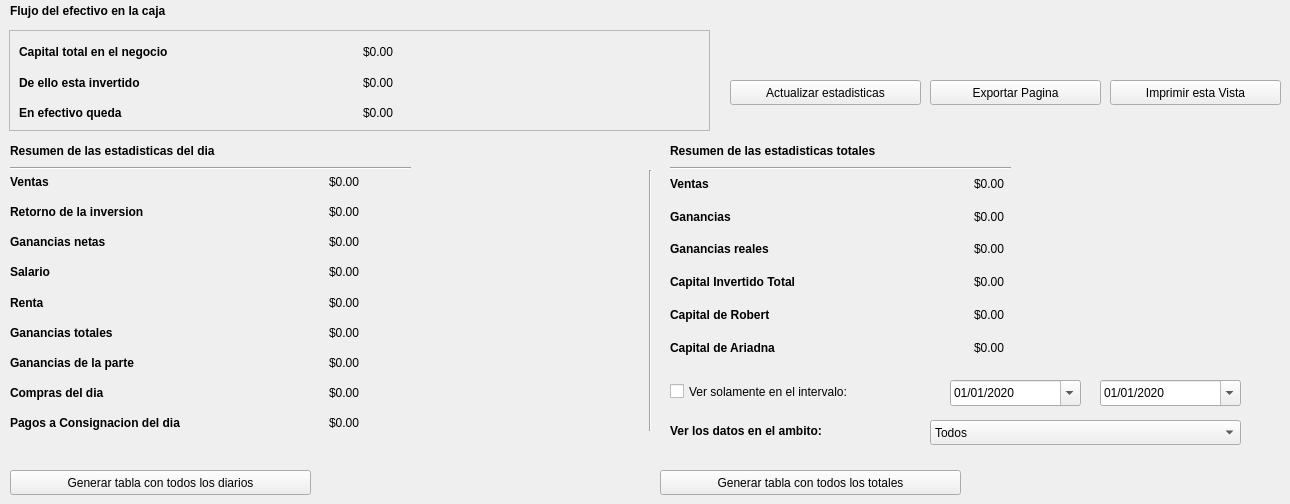
    <widget class="QWidget" name="tab_3">
     <attribute name="title">
      <string>Estadisticas</string>
     </attribute>
     <widget class="QWidget" name="verticalLayoutWidget">
      <property name="geometry">
       <rect>
        <x>670</x>
        <y>170</y>
        <width>601</width>
        <height>191</height>
       </rect>
      </property>
      <layout class="QVBoxLayout" name="verticalLayout">
       <item>
        <layout class="QHBoxLayout" name="horizontalLayout_12">
         <item>
          <widget class="QLabel" name="label_33">
           <property name="font">
            <font>
             <weight>75</weight>
             <bold>true</bold>
            </font>
           </property>
           <property name="text">
            <string>Ventas</string>
           </property>
          </widget>
         </item>
         <item>
          <widget class="QLabel" name="label_plac_total_ventas">
           <property name="text">
            <string>$0.00</string>
           </property>
          </widget>
         </item>
        </layout>
       </item>
       <item>
        <layout class="QHBoxLayout" name="horizontalLayout_14">
         <item>
          <widget class="QLabel" name="label_37">
           <property name="font">
            <font>
             <weight>75</weight>
             <bold>true</bold>
            </font>
           </property>
           <property name="text">
            <string>Ganancias</string>
           </property>
          </widget>
         </item>
         <item>
          <widget class="QLabel" name="label_plac_total_net_proffit">
           <property name="text">
            <string>$0.00</string>
           </property>
          </widget>
         </item>
        </layout>
       </item>
       <item>
        <layout class="QHBoxLayout" name="horizontalLayout_21">
         <item>
          <widget class="QLabel" name="label_41">
           <property name="font">
            <font>
             <weight>75</weight>
             <bold>true</bold>
            </font>
           </property>
           <property name="text">
            <string>Ganancias reales</string>
           </property>
          </widget>
         </item>
         <item>
          <widget class="QLabel" name="label_plac_total_real_proffit">
           <property name="text">
            <string>$0.00</string>
           </property>
          </widget>
         </item>
        </layout>
       </item>
       <item>
        <layout class="QHBoxLayout" name="horizontalLayout_16">
         <item>
          <widget class="QLabel" name="label_39">
           <property name="font">
            <font>
             <weight>75</weight>
             <bold>true</bold>
            </font>
           </property>
           <property name="text">
            <string>Capital Invertido Total</string>
           </property>
          </widget>
         </item>
         <item>
          <widget class="QLabel" name="label_plac_total_capital_low">
           <property name="text">
            <string>$0.00</string>
           </property>
          </widget>
         </item>
        </layout>
       </item>
       <item>
        <layout class="QHBoxLayout" name="horizontalLayout_22">
         <item>
          <widget class="QLabel" name="label_43">
           <property name="font">
            <font>
             <weight>75</weight>
             <bold>true</bold>
            </font>
           </property>
           <property name="text">
            <string>Capital de Robert</string>
           </property>
          </widget>
         </item>
         <item>
          <widget class="QLabel" name="label_plac_total_rob_capital">
           <property name="text">
            <string>$0.00</string>
           </property>
          </widget>
         </item>
        </layout>
       </item>
       <item>
        <layout class="QHBoxLayout" name="horizontalLayout_13">
         <item>
          <widget class="QLabel" name="label_35">
           <property name="font">
            <font>
             <weight>75</weight>
             <bold>true</bold>
            </font>
           </property>
           <property name="text">
            <string>Capital de Ariadna</string>
           </property>
          </widget>
         </item>
         <item>
          <widget class="QLabel" name="label_plac_total_ary_capital">
           <property name="text">
            <string>$0.00</string>
           </property>
          </widget>
         </item>
        </layout>
       </item>
      </layout>
     </widget>
     <widget class="QLabel" name="label_45">
      <property name="geometry">
       <rect>
        <x>10</x>
        <y>140</y>
        <width>311</width>
        <height>21</height>
       </rect>
      </property>
      <property name="font">
       <font>
        <weight>75</weight>
        <bold>true</bold>
       </font>
      </property>
      <property name="text">
       <string>Resumen de las estadisticas del dia</string>
      </property>
     </widget>
     <widget class="QWidget" name="verticalLayoutWidget_2">
      <property name="geometry">
       <rect>
        <x>10</x>
        <y>170</y>
        <width>631</width>
        <height>265</height>
       </rect>
      </property>
      <layout class="QVBoxLayout" name="verticalLayout_2">
       <item>
        <layout class="QHBoxLayout" name="horizontalLayout_24">
         <item>
          <widget class="QLabel" name="label_48">
           <property name="font">
            <font>
             <weight>75</weight>
             <bold>true</bold>
            </font>
           </property>
           <property name="text">
            <string>Ventas</string>
           </property>
          </widget>
         </item>
         <item>
          <widget class="QLabel" name="label_plac_day_ventas">
           <property name="text">
            <string>$0.00</string>
           </property>
          </widget>
         </item>
        </layout>
       </item>
       <item>
        <layout class="QHBoxLayout" name="horizontalLayout_23">
         <item>
          <widget class="QLabel" name="label_46">
           <property name="font">
            <font>
             <weight>75</weight>
             <bold>true</bold>
            </font>
           </property>
           <property name="text">
            <string>Retorno de la inversion</string>
           </property>
          </widget>
         </item>
         <item>
          <widget class="QLabel" name="label_plac_day_inversion">
           <property name="text">
            <string>$0.00</string>
           </property>
          </widget>
         </item>
        </layout>
       </item>
       <item>
        <layout class="QHBoxLayout" name="horizontalLayout_41">
         <item>
          <widget class="QLabel" name="label_52">
           <property name="font">
            <font>
             <weight>75</weight>
             <bold>true</bold>
            </font>
           </property>
           <property name="text">
            <string>Ganancias netas</string>
           </property>
          </widget>
         </item>
         <item>
          <widget class="QLabel" name="label_plac_day_net_proffit">
           <property name="text">
            <string>$0.00</string>
           </property>
          </widget>
         </item>
        </layout>
       </item>
       <item>
        <layout class="QHBoxLayout" name="horizontalLayout_42">
         <item>
          <widget class="QLabel" name="label_60">
           <property name="font">
            <font>
             <weight>75</weight>
             <bold>true</bold>
            </font>
           </property>
           <property name="text">
            <string>Salario</string>
           </property>
          </widget>
         </item>
         <item>
          <widget class="QLabel" name="label_plac_day_salary">
           <property name="text">
            <string>$0.00</string>
           </property>
          </widget>
         </item>
        </layout>
       </item>
       <item>
        <layout class="QHBoxLayout" name="horizontalLayout_6">
         <item>
          <widget class="QLabel" name="label_16">
           <property name="font">
            <font>
             <weight>75</weight>
             <bold>true</bold>
            </font>
           </property>
           <property name="text">
            <string>Renta</string>
           </property>
          </widget>
         </item>
         <item>
          <widget class="QLabel" name="label_plac_day_rent">
           <property name="text">
            <string>$0.00</string>
           </property>
          </widget>
         </item>
        </layout>
       </item>
       <item>
        <layout class="QHBoxLayout" name="horizontalLayout_43">
         <item>
          <widget class="QLabel" name="label_62">
           <property name="font">
            <font>
             <weight>75</weight>
             <bold>true</bold>
            </font>
           </property>
           <property name="text">
            <string>Ganancias totales</string>
           </property>
          </widget>
         </item>
         <item>
          <widget class="QLabel" name="label_plac_day_real_proffit">
           <property name="text">
            <string>$0.00</string>
           </property>
          </widget>
         </item>
        </layout>
       </item>
       <item>
        <layout class="QHBoxLayout" name="horizontalLayout_44">
         <item>
          <widget class="QLabel" name="label_64">
           <property name="font">
            <font>
             <weight>75</weight>
             <bold>true</bold>
            </font>
           </property>
           <property name="text">
            <string>Ganancias de la parte</string>
           </property>
          </widget>
         </item>
         <item>
          <widget class="QLabel" name="label_plac_day_part_proffit">
           <property name="text">
            <string>$0.00</string>
           </property>
          </widget>
         </item>
        </layout>
       </item>
       <item>
        <layout class="QHBoxLayout" name="horizontalLayout_26">
         <item>
          <widget class="QLabel" name="label_51">
           <property name="font">
            <font>
             <weight>75</weight>
             <bold>true</bold>
            </font>
           </property>
           <property name="text">
            <string>Compras del dia</string>
           </property>
          </widget>
         </item>
         <item>
          <widget class="QLabel" name="label_plac_day_compras">
           <property name="text">
            <string>$0.00</string>
           </property>
          </widget>
         </item>
        </layout>
       </item>
       <item>
        <layout class="QHBoxLayout" name="horizontalLayout_25">
         <item>
          <widget class="QLabel" name="label_50">
           <property name="font">
            <font>
             <weight>75</weight>
             <bold>true</bold>
            </font>
           </property>
           <property name="text">
            <string>Pagos a Consignacion del dia</string>
           </property>
          </widget>
         </item>
         <item>
          <widget class="QLabel" name="label_plac_day_consignation">
           <property name="text">
            <string>$0.00</string>
           </property>
          </widget>
         </item>
        </layout>
       </item>
      </layout>
     </widget>
     <widget class="QPushButton" name="pushButton_update_stats_tab">
      <property name="geometry">
       <rect>
        <x>730</x>
        <y>80</y>
        <width>191</width>
        <height>25</height>
       </rect>
      </property>
      <property name="text">
       <string>Actualizar estadisticas</string>
      </property>
     </widget>
     <widget class="QDateEdit" name="dateEdit_intervalo_start">
      <property name="geometry">
       <rect>
        <x>950</x>
        <y>380</y>
        <width>131</width>
        <height>26</height>
       </rect>
      </property>
      <property name="displayFormat">
       <string>dd/MM/yyyy</string>
      </property>
      <property name="calendarPopup">
       <bool>true</bool>
      </property>
      <property name="date">
       <date>
        <year>2020</year>
        <month>1</month>
        <day>1</day>
       </date>
      </property>
     </widget>
     <widget class="QDateEdit" name="dateEdit_intervalo_stop">
      <property name="geometry">
       <rect>
        <x>1100</x>
        <y>380</y>
        <width>141</width>
        <height>26</height>
       </rect>
      </property>
      <property name="displayFormat">
       <string>dd/MM/yyyy</string>
      </property>
      <property name="calendarPopup">
       <bool>true</bool>
      </property>
      <property name="date">
       <date>
        <year>2020</year>
        <month>1</month>
        <day>1</day>
       </date>
      </property>
     </widget>
     <widget class="Line" name="line_4">
      <property name="geometry">
       <rect>
        <x>640</x>
        <y>170</y>
        <width>20</width>
        <height>261</height>
       </rect>
      </property>
      <property name="orientation">
       <enum>Qt::Vertical</enum>
      </property>
     </widget>
     <widget class="Line" name="line_5">
      <property name="geometry">
       <rect>
        <x>10</x>
        <y>160</y>
        <width>401</width>
        <height>16</height>
       </rect>
      </property>
      <property name="orientation">
       <enum>Qt::Horizontal</enum>
      </property>
     </widget>
     <widget class="QLabel" name="label_66">
      <property name="geometry">
       <rect>
        <x>670</x>
        <y>140</y>
        <width>311</width>
        <height>21</height>
       </rect>
      </property>
      <property name="font">
       <font>
        <weight>75</weight>
        <bold>true</bold>
       </font>
      </property>
      <property name="text">
       <string>Resumen de las estadisticas totales</string>
      </property>
     </widget>
     <widget class="Line" name="line_6">
      <property name="geometry">
       <rect>
        <x>670</x>
        <y>160</y>
        <width>341</width>
        <height>16</height>
       </rect>
      </property>
      <property name="orientation">
       <enum>Qt::Horizontal</enum>
      </property>
     </widget>
     <widget class="QCheckBox" name="checkBox_ver_solo_intervalo">
      <property name="geometry">
       <rect>
        <x>670</x>
        <y>380</y>
        <width>281</width>
        <height>23</height>
       </rect>
      </property>
      <property name="text">
       <string>Ver solamente en el intervalo:</string>
      </property>
     </widget>
     <widget class="QPushButton" name="pushButton_generar_tabla_totales">
      <property name="geometry">
       <rect>
        <x>660</x>
        <y>470</y>
        <width>301</width>
        <height>25</height>
       </rect>
      </property>
      <property name="text">
       <string>Generar tabla con todos los totales</string>
      </property>
     </widget>
     <widget class="QPushButton" name="pushButton_generate_table_all_days">
      <property name="geometry">
       <rect>
        <x>10</x>
        <y>470</y>
        <width>301</width>
        <height>25</height>
       </rect>
      </property>
      <property name="text">
       <string>Generar tabla con todos los diarios</string>
      </property>
     </widget>
     <widget class="QLabel" name="label_67">
      <property name="geometry">
       <rect>
        <x>670</x>
        <y>420</y>
        <width>251</width>
        <height>21</height>
       </rect>
      </property>
      <property name="font">
       <font>
        <weight>75</weight>
        <bold>true</bold>
       </font>
      </property>
      <property name="text">
       <string>Ver los datos en el ambito: </string>
      </property>
     </widget>
     <widget class="QComboBox" name="comboBox_ambito_de_tabla">
      <property name="geometry">
       <rect>
        <x>930</x>
        <y>420</y>
        <width>311</width>
        <height>25</height>
       </rect>
      </property>
      <item>
       <property name="text">
        <string>Todos</string>
       </property>
      </item>
      <item>
       <property name="text">
        <string>Diario</string>
       </property>
      </item>
      <item>
       <property name="text">
        <string>Semanal</string>
       </property>
      </item>
      <item>
       <property name="text">
        <string>Mensual</string>
       </property>
      </item>
      <item>
       <property name="text">
        <string>Anual</string>
       </property>
      </item>
     </widget>
     <widget class="QFrame" name="frame">
      <property name="geometry">
       <rect>
        <x>9</x>
        <y>30</y>
        <width>701</width>
        <height>101</height>
       </rect>
      </property>
      <property name="frameShape">
       <enum>QFrame::StyledPanel</enum>
      </property>
      <property name="frameShadow">
       <enum>QFrame::Raised</enum>
      </property>
      <widget class="QWidget" name="verticalLayoutWidget_3">
       <property name="geometry">
        <rect>
         <x>10</x>
         <y>10</y>
         <width>681</width>
         <height>85</height>
        </rect>
       </property>
       <layout class="QVBoxLayout" name="verticalLayout_5">
        <item>
         <layout class="QHBoxLayout" name="horizontalLayout_46">
          <item>
           <widget class="QLabel" name="label_70">
            <property name="font">
             <font>
              <weight>75</weight>
              <bold>true</bold>
             </font>
            </property>
            <property name="text">
             <string>Capital total en el negocio</string>
            </property>
           </widget>
          </item>
          <item>
           <widget class="QLabel" name="label_plac_capital_total">
            <property name="text">
             <string>$0.00</string>
            </property>
           </widget>
          </item>
         </layout>
        </item>
        <item>
         <layout class="QHBoxLayout" name="horizontalLayout_45">
          <item>
           <widget class="QLabel" name="label_68">
            <property name="font">
             <font>
              <weight>75</weight>
              <bold>true</bold>
             </font>
            </property>
            <property name="text">
             <string>De ello esta invertido</string>
            </property>
           </widget>
          </item>
          <item>
           <widget class="QLabel" name="label_plac_capital_invertido">
            <property name="text">
             <string>$0.00</string>
            </property>
           </widget>
          </item>
         </layout>
        </item>
        <item>
         <layout class="QHBoxLayout" name="horizontalLayout_47">
          <item>
           <widget class="QLabel" name="label_72">
            <property name="font">
             <font>
              <weight>75</weight>
              <bold>true</bold>
             </font>
            </property>
            <property name="text">
             <string>En efectivo queda</string>
            </property>
           </widget>
          </item>
          <item>
           <widget class="QLabel" name="label_plac_cash_en_caja">
            <property name="text">
             <string>$0.00</string>
            </property>
           </widget>
          </item>
         </layout>
        </item>
       </layout>
      </widget>
     </widget>
     <widget class="QLabel" name="label_74">
      <property name="geometry">
       <rect>
        <x>10</x>
        <y>0</y>
        <width>251</width>
        <height>21</height>
       </rect>
      </property>
      <property name="font">
       <font>
        <weight>75</weight>
        <bold>true</bold>
       </font>
      </property>
      <property name="text">
       <string>Flujo del efectivo en la caja</string>
      </property>
     </widget>
     <widget class="QPushButton" name="pushButton_export_stats_tab">
      <property name="geometry">
       <rect>
        <x>930</x>
        <y>80</y>
        <width>171</width>
        <height>25</height>
       </rect>
      </property>
      <property name="text">
       <string>Exportar Pagina</string>
      </property>
     </widget>
     <widget class="QPushButton" name="pushButton_print_stats_tab">
      <property name="geometry">
       <rect>
        <x>1110</x>
        <y>80</y>
        <width>171</width>
        <height>25</height>
       </rect>
      </property>
      <property name="text">
       <string>Imprimir esta Vista</string>
      </property>
     </widget>
    </widget>
